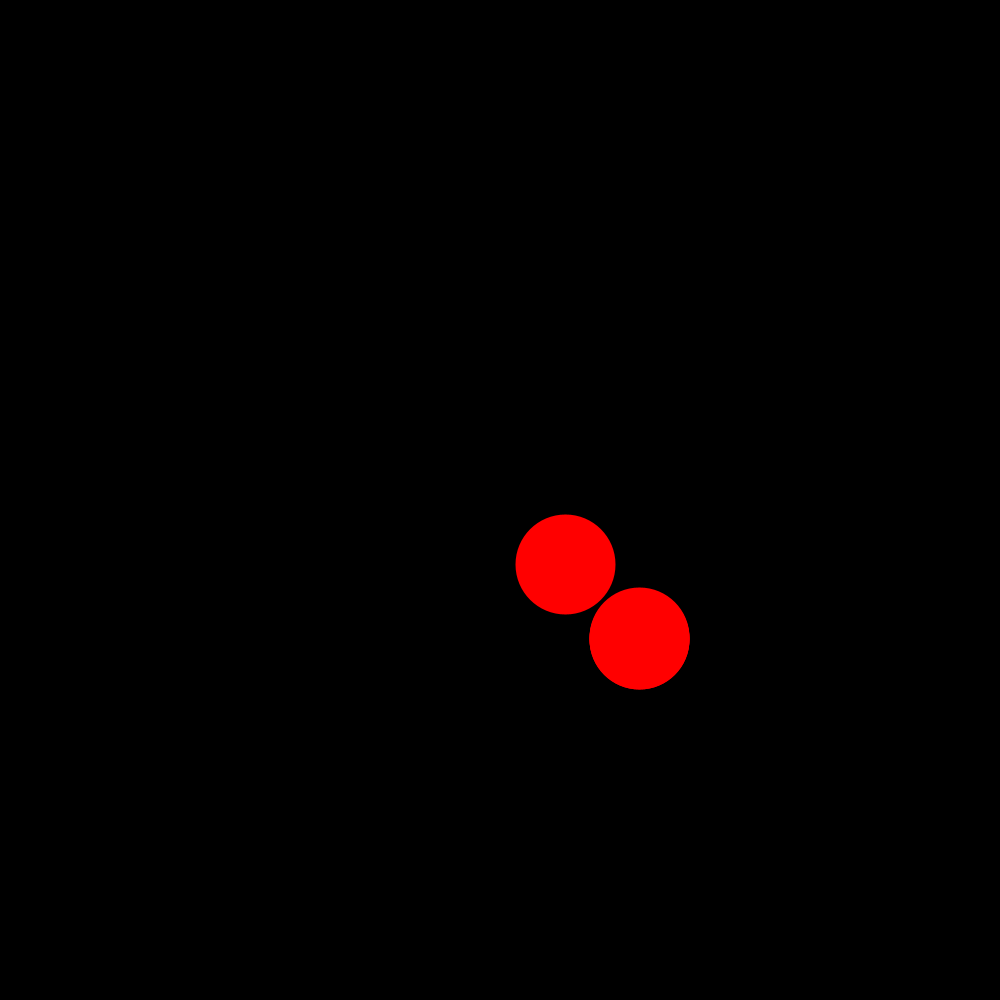
Frame 1 (no input)
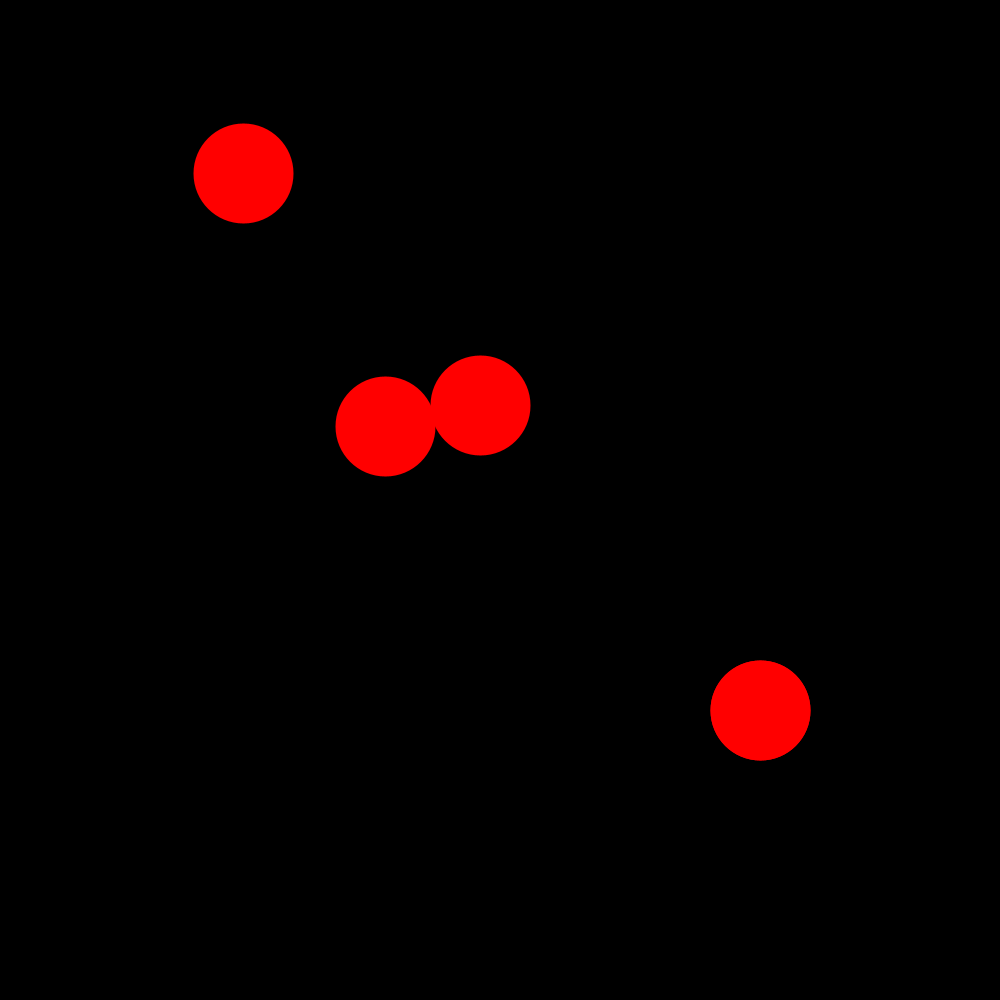
Frame 60 (the mouse pressed at the canvas centre just before this capture)
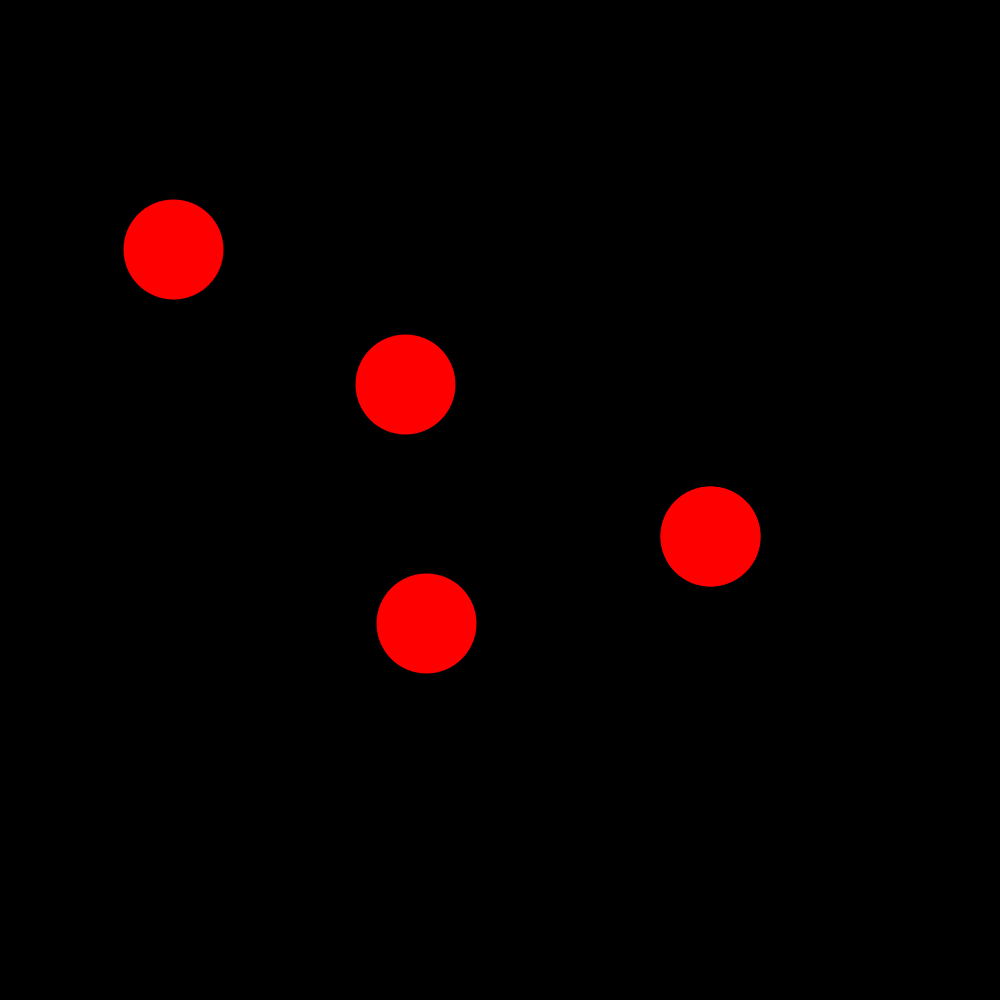
Frame 120 (the mouse held since frame 60 and released just before this capture)

The Processing sketch that drew these frames (run headless with seeded random() and noise(); from frame 60 on, the mouse is pressed at the canvas centre):

// Processing sketch: ruido
// ── ruido.pde
float xoff = 0.0;
float yoff = 0.0;


void setup() {
  size(1000, 1000);
  smooth(8);
  background(0);
  frameRate(60);
  noiseDetail(3);
  colorMode(HSB);
  noFill();
  strokeWeight(100);
}


void draw() {
  background(0);
  xoff += 0.01;
  yoff += 0.02;
  beginShape(POINTS);
  stroke(0, 255, 255);
  vertex(noise(xoff)*width, noise(yoff)*height);
  noiseSeed(1);
  vertex(noise(xoff)*width, noise(yoff)*height);
  noiseSeed(2);
  vertex(noise(xoff)*width, noise(yoff)*height);
  noiseSeed(3);
  vertex(noise(xoff)*width, noise(yoff)*height);
  noiseSeed(4);
  vertex(noise(xoff)*width, noise(yoff)*height);
  endShape(CLOSE);
}

void mouseClicked() {
  save(mouseY+random(100)+"_ruido.png"); 
  println("se guardó la imagen");
}
